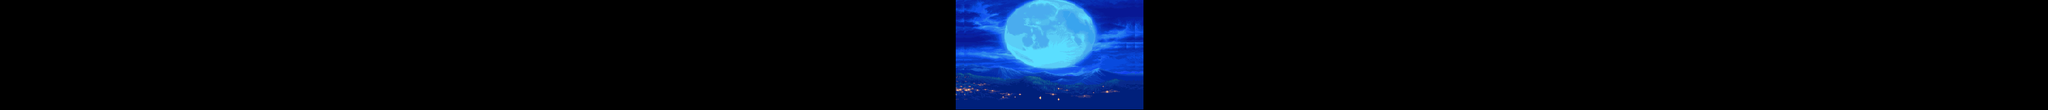

Below is a game level as drawn by its tile map, then a one-line description and the .tmx that defines it (tile-layer data replaced by summaries):
An orthogonal 240x13 tile map with 16x16 px tiles, 1 tile layer (Tile Layer 1) and 1 object.

<map version="1.2" tiledversion="1.2.1" orientation="orthogonal" renderorder="right-down" width="240" height="13" tilewidth="16" tileheight="16" infinite="0" nextlayerid="3" nextobjectid="4">
 <tileset firstgid="1" source="Backgrounds.tsx" />
 <layer id="1" name="Tile Layer 1" width="240" height="13">
  <data>[3120 cells, 286 non-empty, 259 distinct tile ids]</data>
 </layer>
 <objectgroup id="2" name="ground" offsetx="0.666667" offsety="0.666667">
  <object id="3" x="1792" y="192" width="352" height="16" />
 </objectgroup>
</map>
